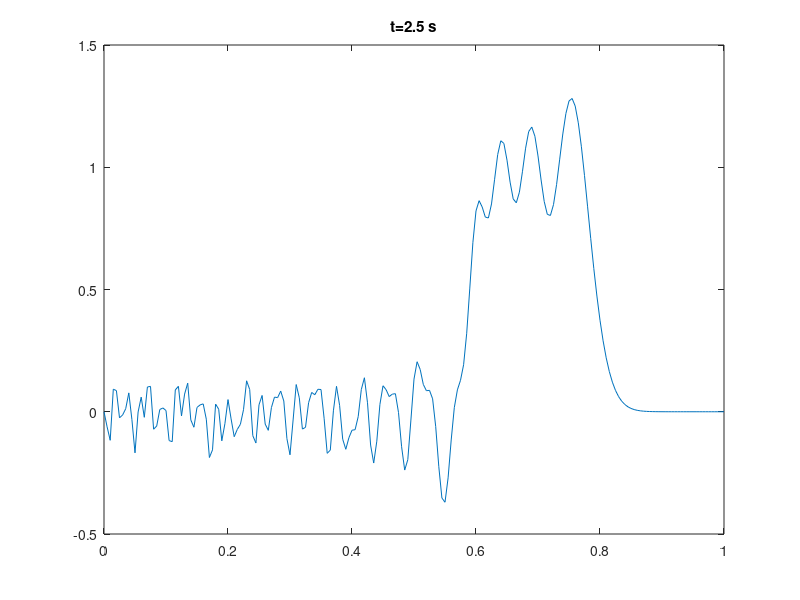
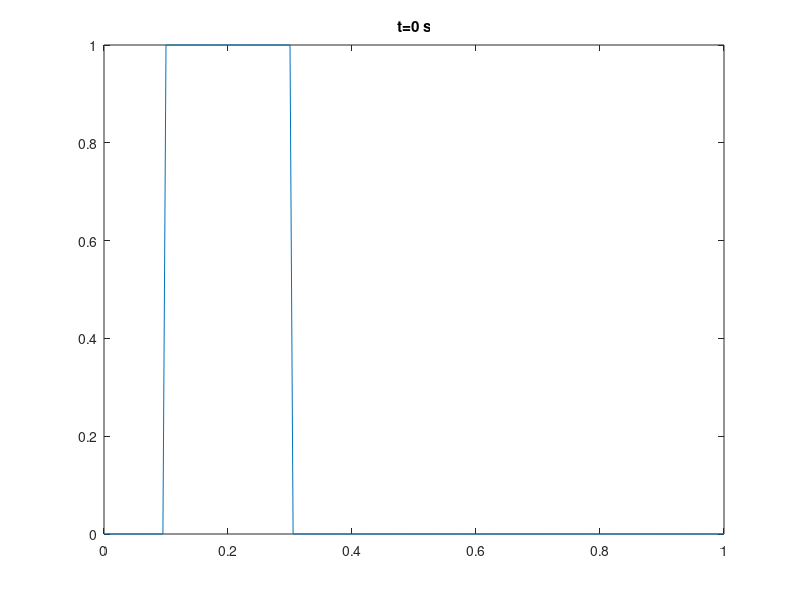

Source code (MATLAB) for these figures, in order:
clc;
clear;
close all;

N=201;
a=0.2;
v=1;
h=1/(N-1);
t=v*h/a;
tol=1e-9;
maxit=N;
tstep=2.5/t;

B=zeros(N,N);
x=0:h:1;
phi_p_6 =x'.*0;
phi_p_6(0.1<=x & x<=0.3,1)=1;
% phi_p=sin(100*pi.*x)';
phi_p_6(N)=phi_p_6(1);
f_6=phi_p_6;
B(1,1)=1; B(N,N)=1;
k=2;
for j=2:N-1
   B(k,j-1)=-0.25*v;
   B(k,j)=1;
   B(k,j+1)=0.25*v;
   k=k+1;
end
B=sparse(B);

A=zeros(N,N);
A(1,1)=1; A(N,N)=1;
k=2;
for j=2:N-1
   A(k,j-1)=0.25*v;
   A(k,j)=1;
   A(k,j+1)=-0.25*v;
   k=k+1;
end
A=sparse(A);
for i=1:tstep
    phi_6=gmres(B,A*phi_p_6,[],tol,maxit);
    phi_p_6=phi_6;
end
figure();
plot(x',phi_6);
title('t=2.5 s');
figure();
plot(x',f_6);
title('t=0 s');